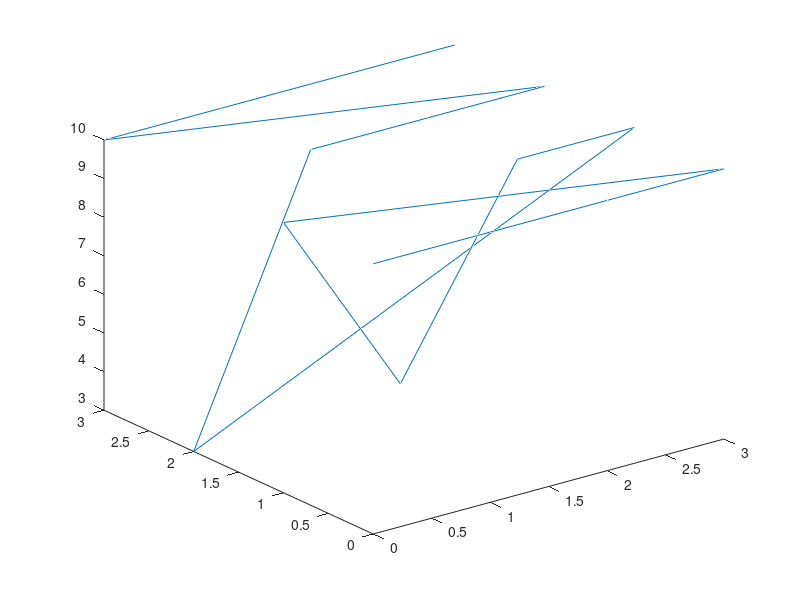

This chart was generated by the following MATLAB code:

row = 0:3;
col = 0:3;
R = [10 10 10 10, 10 5 10 10, 3 10 10 10, 10 10 10 10];

x = repmat(row, [1, 4]);
y = [0, 0, 0, 0, 1, 1, 1, 1, 2, 2, 2, 2, 3, 3, 3, 3];


% [M,I] = min(R(:));
% [I_row, I_col] = ind2sub(size(R),I);  

figure
tri = delaunay(x, y, R);
plot3(x, y, R)
% trisurf(tri,x,y,R,'LineWidth',3, 'alpha', 0.3)
% colormap(jet)
% colorbar